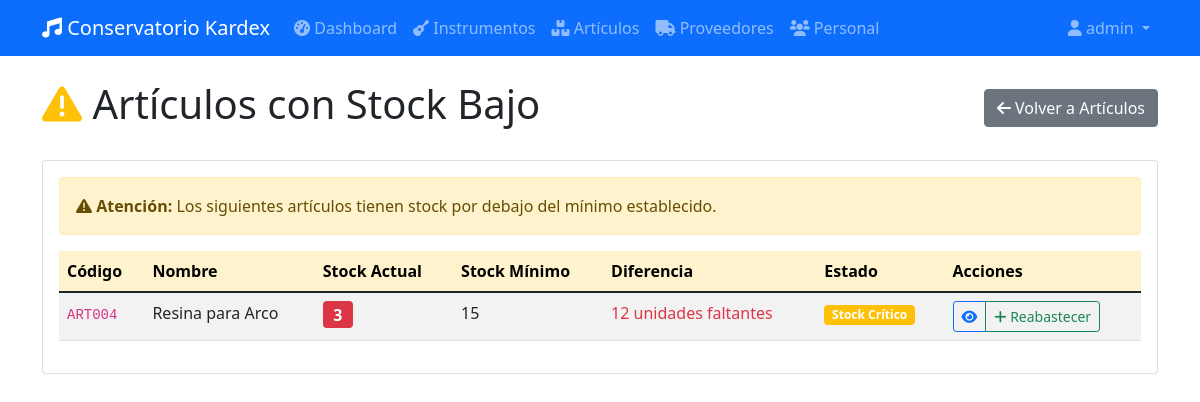
/articulos/stock-bajo (signed in), run on an earlier commit of the app's database.
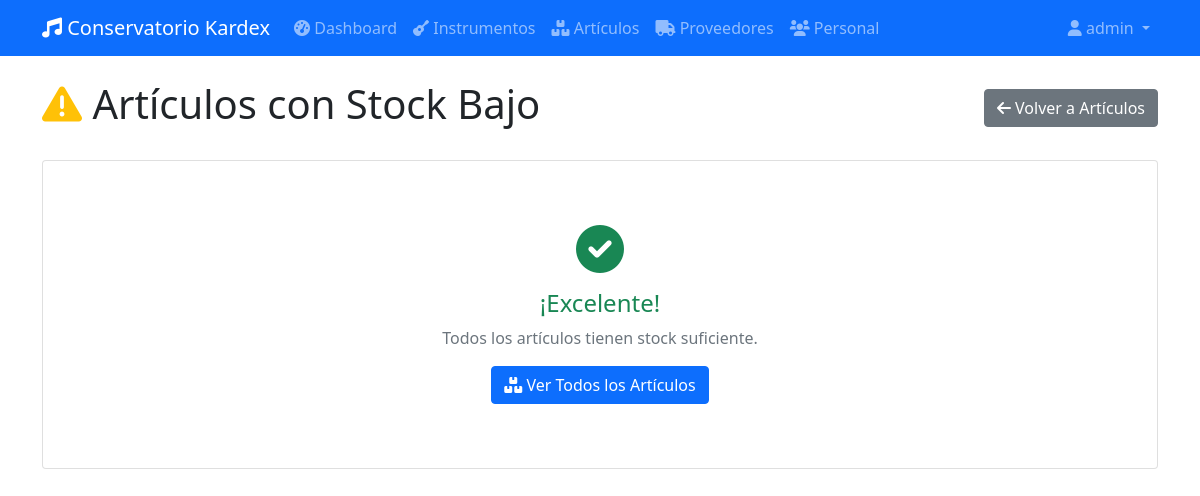
And on a later commit of the database.
### app/database/models.py (models this page shows, shortened)
class Articulo(db.Model):
    __tablename__ = 'tb_articulo'
    i_id = db.Column(db.Integer, db.ForeignKey('tb_item.id'), primary_key=True)
    a_c_contable = db.Column(db.String(20), nullable=False)
    a_stockMax = db.Column(db.Integer)
    a_stockMin = db.Column(db.Integer)
    created_at = db.Column(db.DateTime, default=datetime.utcnow)
    updated_at = db.Column(db.DateTime, default=datetime.utcnow, onupdate=datetime.utcnow)

class BaseModel(db.Model):
    __abstract__ = True
    id = db.Column(db.Integer, primary_key=True)
    created_at = db.Column(db.DateTime, default=datetime.utcnow)
    updated_at = db.Column(db.DateTime, default=datetime.utcnow, onupdate=datetime.utcnow)

class Item(BaseModel):
    __tablename__ = 'tb_item'
    i_codigo = db.Column(db.String(20), unique=True, nullable=False)
    i_nombre = db.Column(db.String(200), nullable=False)
    i_tipo = db.Column(db.String(20), nullable=False)  # 'instrumento' o 'articulo'
    i_cantidad = db.Column(db.Integer, default=0)
    i_vUnitario = db.Column(db.Numeric(10, 2), default=0.0)
    i_vTotal = db.Column(db.Numeric(10, 2), default=0.0)
    instrumento = db.relationship('Instrumento', backref='item', uselist=False)
    articulo = db.relationship('Articulo', backref='item', uselist=False)
    movimientos = db.relationship('MovimientoDetalle', backref='item', lazy=True)
    stock = db.relationship('Stock', backref='item', uselist=False)

### app/routes/web/articulos.py (the view)
@bp.route('/stock-bajo')
@login_required
def stock_bajo():
    articulos = articulo_service.obtener_articulos_stock_bajo()
    return render_template('articulos/stock_bajo.html', articulos=articulos)

### app/database/models.py (called while the page is built)
    @property
    def username(self):
        return self.u_username

### app/database/repositories/articulos.py (called while the page is built)
    def get_low_stock(self):
        return db.session.query(Articulo, Item).join(Item, Articulo.i_id == Item.id).filter(Item.i_cantidad <= Articulo.a_stockMin).all()

### app/services/articulo_service.py (called while the page is built)
    def obtener_articulos_stock_bajo(self):
        return self.repo.get_low_stock()

### app/templates/articulos/stock_bajo.html (shortened to what the changed rows need)
{% extends "base.html" %}
{% block content %}
<div class="row">
    <div class="col-12">
        <div class="d-flex justify-content-between align-items-center mb-4">
            <h1>
                <i class="fas fa-exclamation-triangle text-warning"></i> Artículos con Stock Bajo
            </h1>
        </div>
    </div>
</div>
<div class="row">
    <div class="col-12">
        <div class="card">
            <div class="card-body">
                {% if articulos %}
                <div class="alert alert-warning">
                    <i class="fas fa-exclamation-triangle"></i>
                    <strong>Atención:</strong> Los siguientes artículos tienen stock por debajo del mínimo establecido.
                </div>
                <div class="table-responsive">
                    <table class="table table-striped table-hover">
                        <thead class="table-warning">
                            <tr>
                                <th>Código</th>
                                <th>Nombre</th>
                                <th>Stock Actual</th>
                                <th>Stock Mínimo</th>
                                <th>Diferencia</th>
                                <th>Estado</th>
                                <th>Acciones</th>
                            </tr>
                        </thead>
                        <tbody>
                            {% for articulo, item in articulos %}
                            <tr>
                                <td>
                                    <code>{{ item.i_codigo }}</code>
                                </td>
                                <td>{{ item.i_nombre }}</td>
                                <td>
                                    <span class="badge bg-danger fs-6">{{ item.i_cantidad }}</span>
                                </td>
                                <td>{{ articulo.a_stockMin }}</td>
                                <td>
                                    <span class="text-danger">
                                        {{ articulo.a_stockMin - item.i_cantidad }} unidades faltantes
                                    </span>
                                </td>
                                <td>
                                    {% if item.i_cantidad == 0 %}
                                        <span class="badge bg-danger">Sin Stock</span>
                                    {% else %}
                                        <span class="badge bg-warning">Stock Crítico</span>
                                    {% endif %}
                                </td>
                                <td>
                                    <div class="btn-group btn-group-sm" role="group">
                                        <a href="{{ url_for('articulos.detalle_articulo', articulo_id=item.id) }}"
                                           class="btn btn-outline-primary" title="Ver detalles">
                                            <i class="fas fa-eye"></i>
                                        </a>
                                        <button type="button" class="btn btn-outline-success"
                                                data-bs-toggle="modal"
                                                data-bs-target="#entradaModal{{ item.id }}"
                                                title="Registrar entrada">
                                            <i class="fas fa-plus"></i> Reabastecer
                                        </button>
                                    </div>
                                </td>
                            </tr>
                            {% endfor %}
                        </tbody>
                    </table>
                </div>
                {% else %}
                <div class="text-center py-5">
                    <i class="fas fa-check-circle fa-3x text-success mb-3"></i>
                    <h4 class="text-success">¡Excelente!</h4>
                    <p class="text-muted">Todos los artículos tienen stock suficiente.</p>
                    <a href="{{ url_for('articulos.listar_articulos') }}" class="btn btn-primary">
                        <i class="fas fa-boxes"></i> Ver Todos los Artículos
                    </a>
                </div>
                {% endif %}
            </div>
        </div>
    </div>
</div>
{% endblock %}

What changed in the data, as far as the page shows it:
removed Articulo: i_codigo "ART004", i_nombre "Resina para Arco", i_cantidad "3", a_stockMin "15", articulo.a_stockMin-item.i_cantidad "12"
Also different on the page:
text no longer shown: "Atención: Los siguientes artículos tienen stock por debajo del mínimo establecido. Código Nombre Stock Actual Stock Mínimo Diferencia Estado Acciones"
text now shown: "¡Excelente! Todos los artículos tienen stock suficiente. Ver Todos los Artículos"
